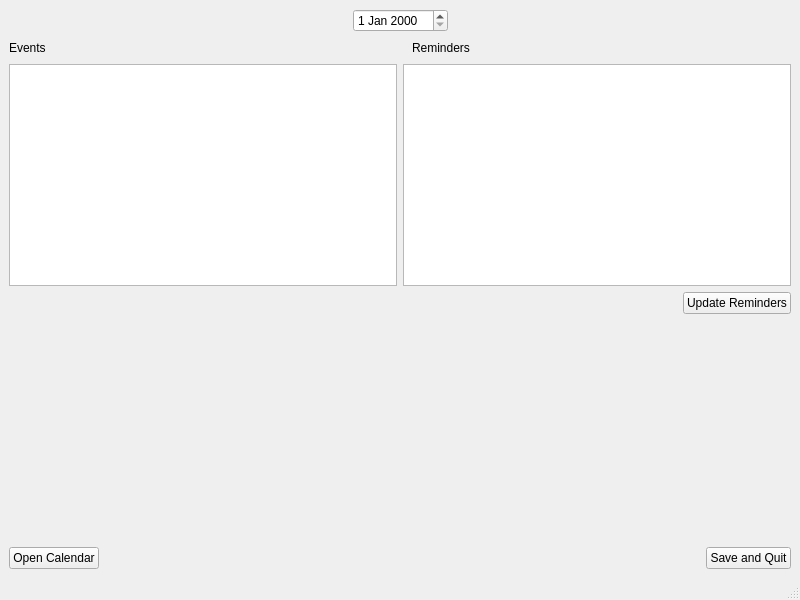
<?xml version="1.0" encoding="UTF-8"?>
<ui version="4.0">
 <class>MainWindow</class>
 <widget class="QMainWindow" name="MainWindow">
  <property name="geometry">
   <rect>
    <x>0</x>
    <y>0</y>
    <width>800</width>
    <height>600</height>
   </rect>
  </property>
  <property name="windowTitle">
   <string>MainWindow</string>
  </property>
  <widget class="QWidget" name="centralwidget">
   <layout class="QVBoxLayout" name="verticalLayout_3">
    <item>
     <layout class="QHBoxLayout" name="UpperHorizLayout">
      <item>
       <layout class="QVBoxLayout" name="UpperVertLayout">
        <item>
         <layout class="QHBoxLayout" name="horizontalLayout">
          <item>
           <spacer name="horizontalSpacer_3">
            <property name="orientation">
             <enum>Qt::Horizontal</enum>
            </property>
            <property name="sizeHint" stdset="0">
             <size>
              <width>40</width>
              <height>20</height>
             </size>
            </property>
           </spacer>
          </item>
          <item>
           <widget class="QDateEdit" name="reminderDateEdit"/>
          </item>
          <item>
           <spacer name="horizontalSpacer_4">
            <property name="orientation">
             <enum>Qt::Horizontal</enum>
            </property>
            <property name="sizeHint" stdset="0">
             <size>
              <width>40</width>
              <height>20</height>
             </size>
            </property>
           </spacer>
          </item>
         </layout>
        </item>
        <item>
         <layout class="QHBoxLayout" name="horizontalLayout_4">
          <item>
           <widget class="QLabel" name="label_2">
            <property name="text">
             <string>Events</string>
            </property>
           </widget>
          </item>
          <item>
           <spacer name="horizontalSpacer">
            <property name="orientation">
             <enum>Qt::Horizontal</enum>
            </property>
            <property name="sizeType">
             <enum>QSizePolicy::MinimumExpanding</enum>
            </property>
            <property name="sizeHint" stdset="0">
             <size>
              <width>360</width>
              <height>20</height>
             </size>
            </property>
           </spacer>
          </item>
          <item>
           <widget class="QLabel" name="label">
            <property name="text">
             <string>Reminders</string>
            </property>
           </widget>
          </item>
          <item>
           <spacer name="horizontalSpacer_6">
            <property name="orientation">
             <enum>Qt::Horizontal</enum>
            </property>
            <property name="sizeHint" stdset="0">
             <size>
              <width>40</width>
              <height>20</height>
             </size>
            </property>
           </spacer>
          </item>
         </layout>
        </item>
        <item>
         <layout class="QHBoxLayout" name="horizontalLayout_3">
          <item>
           <widget class="QTextEdit" name="eventsViewer">
            <property name="sizePolicy">
             <sizepolicy hsizetype="MinimumExpanding" vsizetype="Expanding">
              <horstretch>0</horstretch>
              <verstretch>0</verstretch>
             </sizepolicy>
            </property>
            <property name="minimumSize">
             <size>
              <width>300</width>
              <height>0</height>
             </size>
            </property>
           </widget>
          </item>
          <item>
           <widget class="QTextEdit" name="reminderViewer">
            <property name="sizePolicy">
             <sizepolicy hsizetype="MinimumExpanding" vsizetype="Expanding">
              <horstretch>0</horstretch>
              <verstretch>0</verstretch>
             </sizepolicy>
            </property>
            <property name="minimumSize">
             <size>
              <width>300</width>
              <height>0</height>
             </size>
            </property>
           </widget>
          </item>
         </layout>
        </item>
       </layout>
      </item>
     </layout>
    </item>
    <item>
     <layout class="QVBoxLayout" name="LowerVertLayout">
      <item>
       <layout class="QHBoxLayout" name="horizontalLayout_2">
        <item>
         <spacer name="horizontalSpacer_5">
          <property name="orientation">
           <enum>Qt::Horizontal</enum>
          </property>
          <property name="sizeHint" stdset="0">
           <size>
            <width>40</width>
            <height>20</height>
           </size>
          </property>
         </spacer>
        </item>
        <item>
         <widget class="QPushButton" name="updateReminderButton">
          <property name="text">
           <string>Update Reminders</string>
          </property>
         </widget>
        </item>
       </layout>
      </item>
      <item>
       <spacer name="verticalSpacer">
        <property name="orientation">
         <enum>Qt::Vertical</enum>
        </property>
        <property name="sizeHint" stdset="0">
         <size>
          <width>20</width>
          <height>40</height>
         </size>
        </property>
       </spacer>
      </item>
      <item>
       <layout class="QHBoxLayout" name="LowerHorizLayout">
        <item>
         <widget class="QPushButton" name="openCalendarButton">
          <property name="text">
           <string>Open Calendar</string>
          </property>
         </widget>
        </item>
        <item>
         <spacer name="horizontalSpacer_2">
          <property name="orientation">
           <enum>Qt::Horizontal</enum>
          </property>
          <property name="sizeHint" stdset="0">
           <size>
            <width>40</width>
            <height>20</height>
           </size>
          </property>
         </spacer>
        </item>
        <item>
         <widget class="QPushButton" name="saveQuitButton">
          <property name="text">
           <string>Save and Quit</string>
          </property>
         </widget>
        </item>
       </layout>
      </item>
     </layout>
    </item>
   </layout>
  </widget>
  <widget class="QMenuBar" name="menubar">
   <property name="geometry">
    <rect>
     <x>0</x>
     <y>0</y>
     <width>800</width>
     <height>21</height>
    </rect>
   </property>
  </widget>
  <widget class="QStatusBar" name="statusbar"/>
 </widget>
 <resources/>
 <connections/>
</ui>
